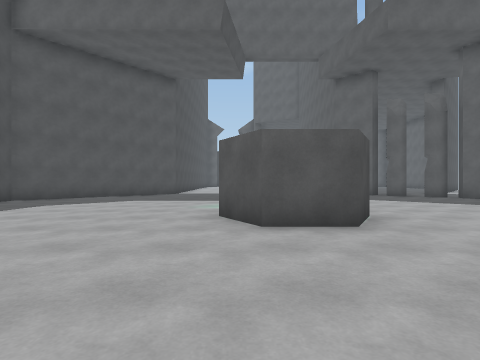
[1] (above)

17 first-person views from a walk through a 3-D level made in the Unity game engine. The camera is 1.2 m above the floor, looks level and sees 80° across. The floor is counted in squares, 2 m on a side. Each view is taken from the middle of a square. On the plan, view 1 faces up. The plan holds only what a view shows up to about 9 squares ahead; the rest is blank. The place goes on beyond the plan.

[2]
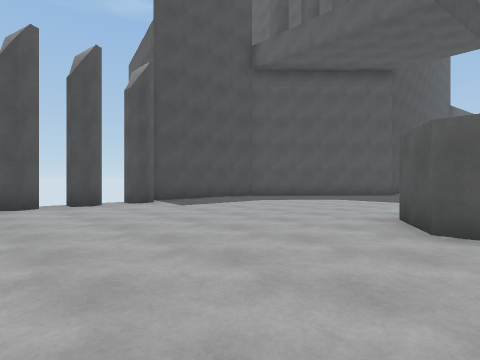

[3]
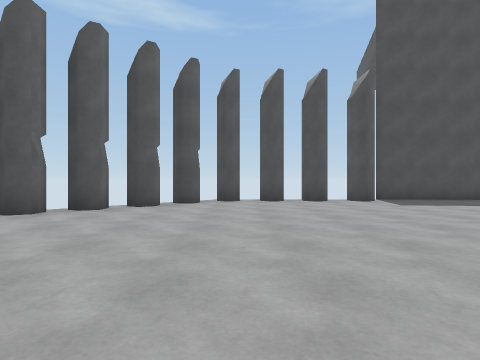

[4]
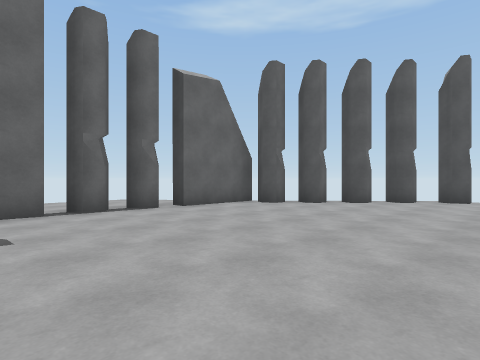

[5]
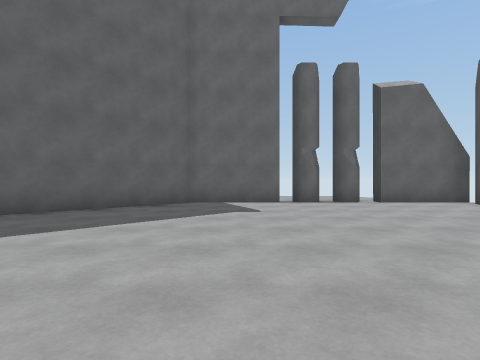

[6]
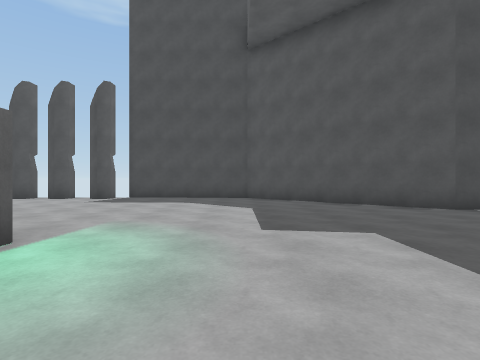

[7]
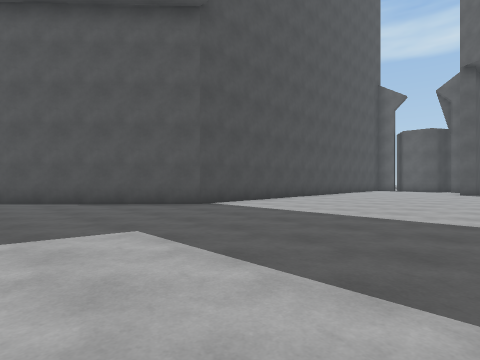

[8]
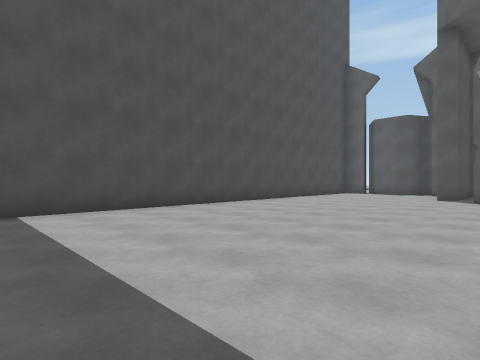

[9]
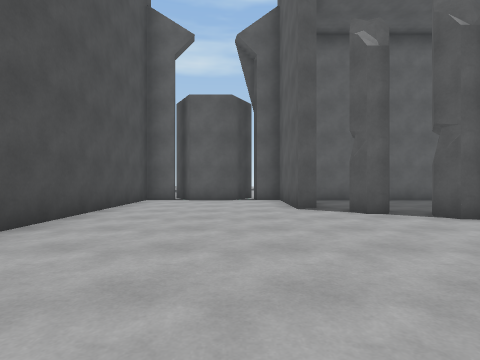

[10]
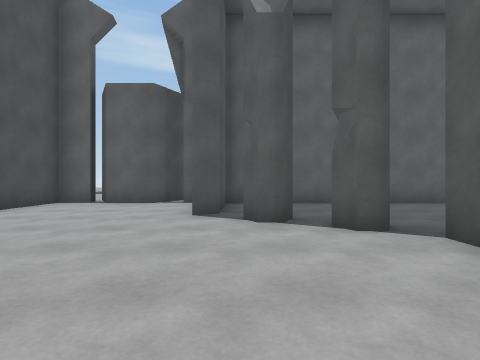

[11]
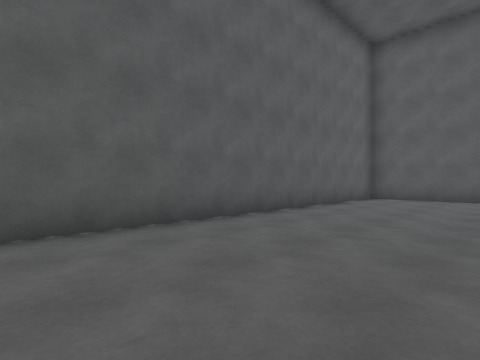

[12]
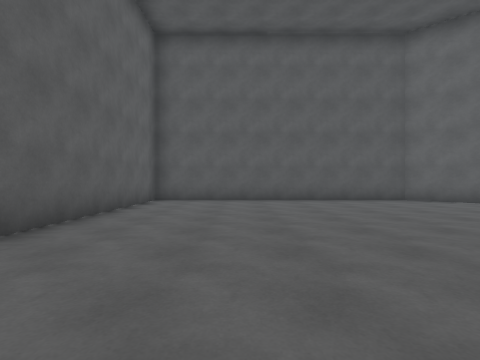

[13]
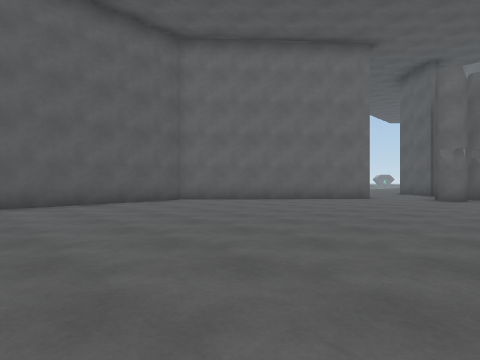

[14]
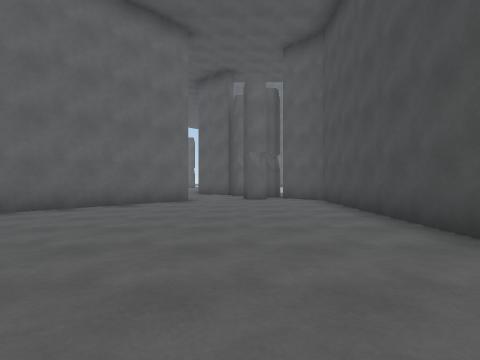

[15]
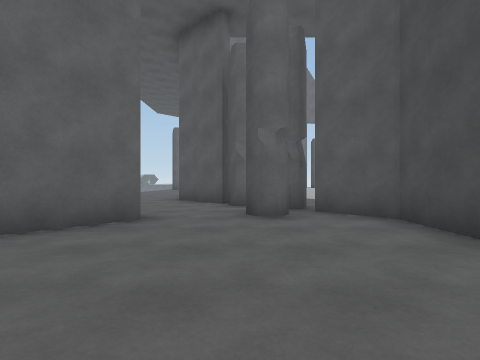

[16]
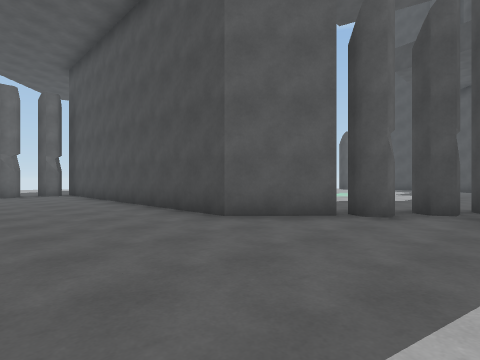

[17]
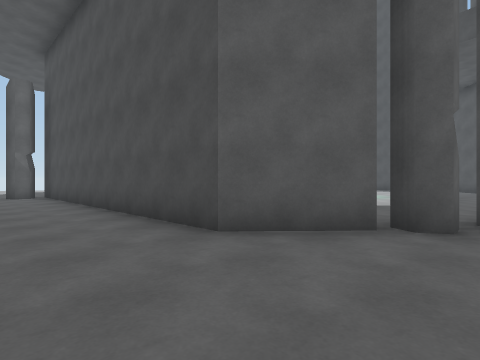

### Floor plan
Points are (right, up) in squares from view 1. A wall is a line through its corners. A room is listed if a view was taken in it or the views show most of it. See-through windows are left out.
Room 1 (views 1, 2, 3, 4, 5, 6, 7, 8, 9, 10, 11)
walls: (1.9, -4.6) (4.3, -4.6) (7.1, -1.8); (-3.2, -4.6) (-0.7, -4.6); (4.1, 19.5) (4.1, 20); (1.2, 22.4) (1.2, 24.6) (0.4, 24.6); (-2, 25.1) (-1.9, 24.6) (-2.8, 24.6) (-2.8, 12.4) (-6.6, 8.3) (-6.8, 4.1)
ways out: opening at (2.5, 21.5) to room 2; opening at (5.5, 10.5) to room 2; gap at (-7, 4); gap at (-1, -5); gap at (2, -5)
objects: pillar (-7, -1) to (-6, 0); pillar (-7, 1) to (-6, 1); pillar (-7, 2) to (-6, 2); pillar (-7, 3) to (-6, 3); pillar (-6, -2); pillar (-5, -3) to (-5, -2); pillar (-4, -3); pillar (-3, -4); other object (-2, 25) to (0, 26); other object (0, 4) to (2, 5); pillar (2, 21) to (2, 22)
Room 2 (views 12, 13, 14, 15, 16, 17)
walls: (8.4, 12.6) (12.5, 17.1) (12.5, 24.5) (1.6, 24.6) (1.6, 22.4); (4.6, 18.1) (4.6, 12.7) (5, 12.1); (4.8, 12.2) (5.5, 11.5); (7.6, 9.7) (8.8, 8.5) (8.8, 4.5)
ways out: opening at (2.5, 21.5) to room 1; opening at (5.5, 10.5) to room 1; opening at (10.5, 3.5)
objects: pillar (4, 21); pillar (6, 11); pillar (6, 12) to (7, 12); pillar (7, 10)

Positions as (right, up) in squares from view 1, and headings:
1: (0, 0), facing up
2: (1, 0), facing up-left
3: (2, 0), facing left
4: (3, 1), facing down-left
5: (3, 3), facing down
6: (3, 8), facing left
7: (3, 8), facing up-left
8: (3, 12), facing up-left
9: (0, 16), facing up
10: (2, 17), facing up
11: (3, 21), facing up-right
12: (4, 22), facing right
13: (5, 22), facing down-right
14: (7, 21), facing down
15: (7, 17), facing down
16: (12, 12), facing down-left
17: (11, 11), facing down-left
